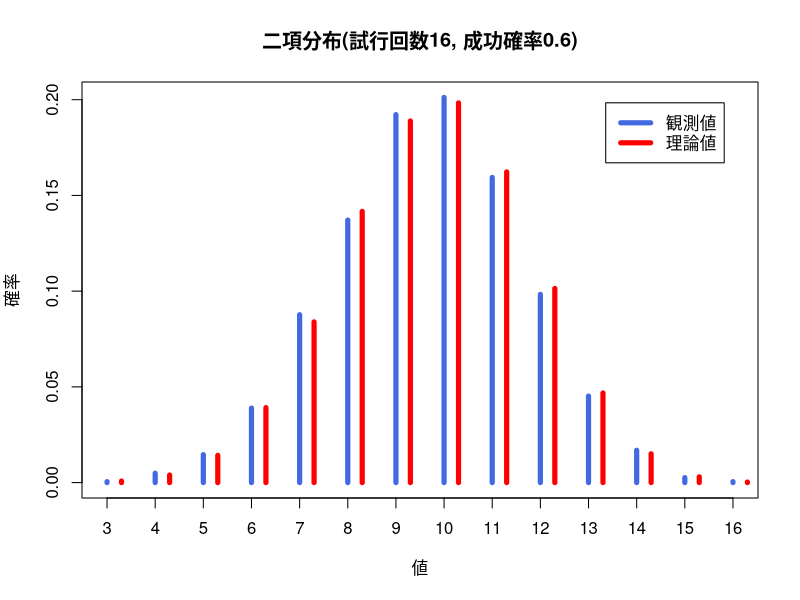
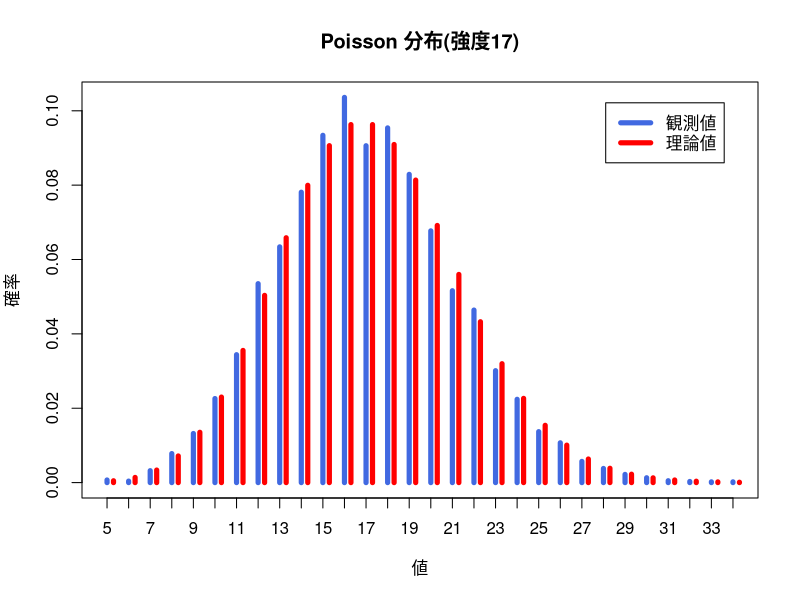
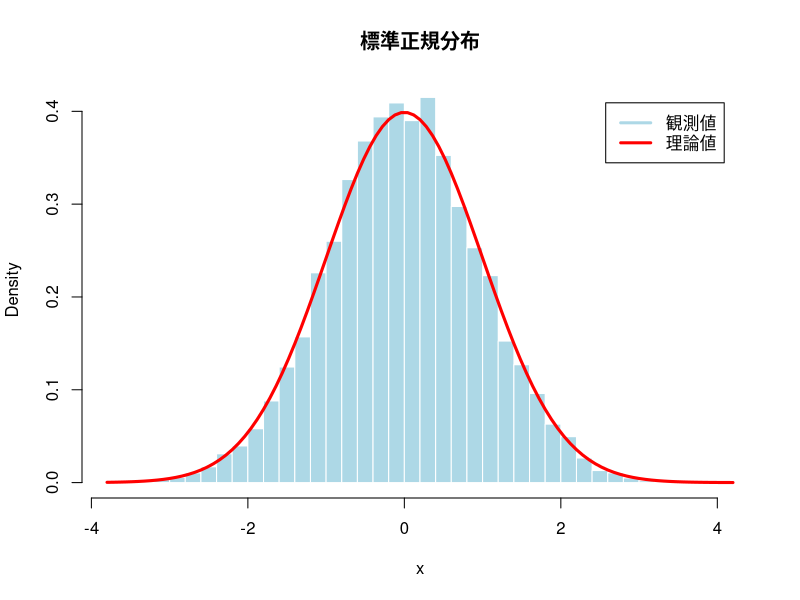
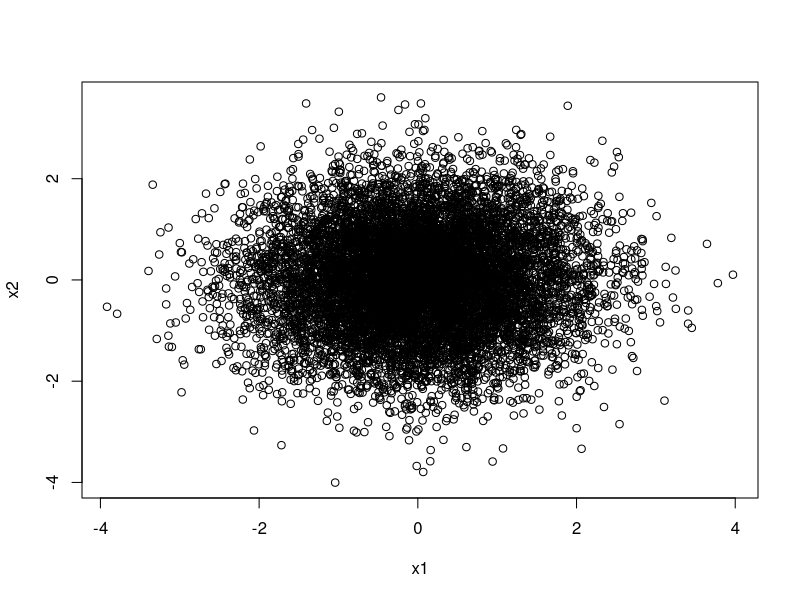
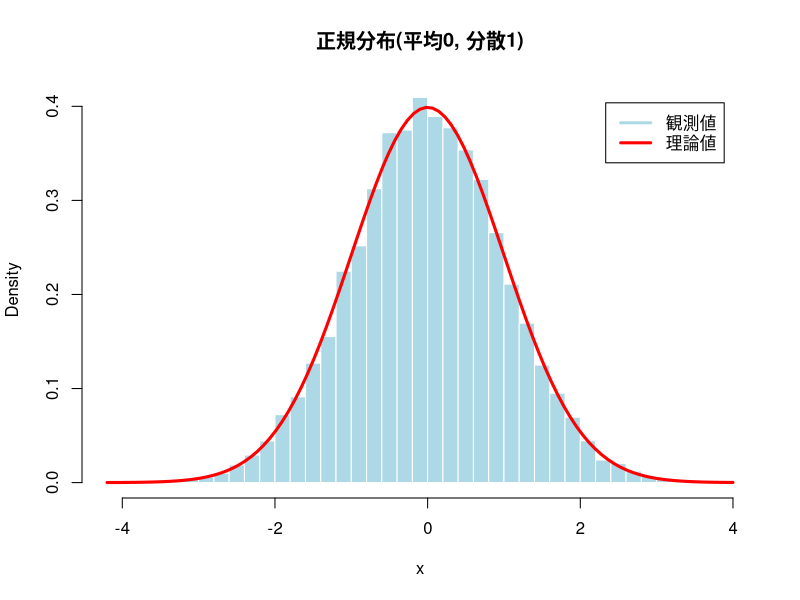
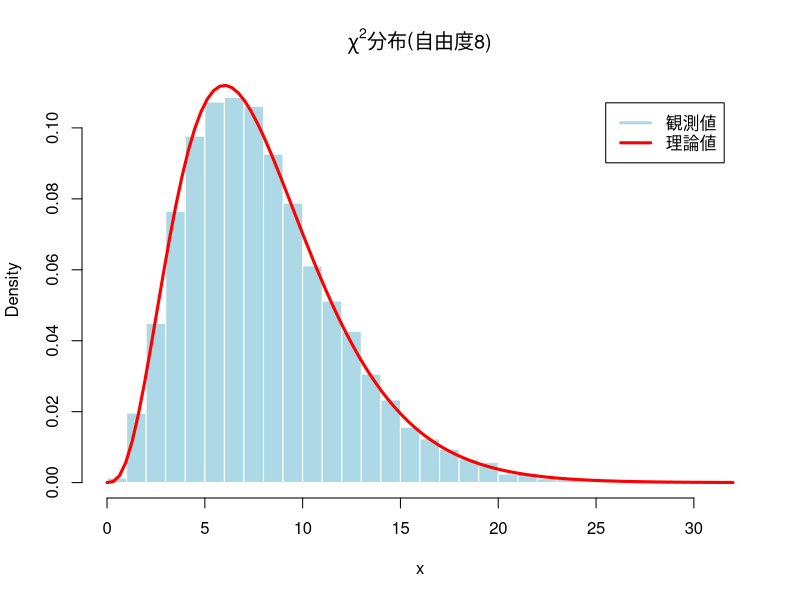
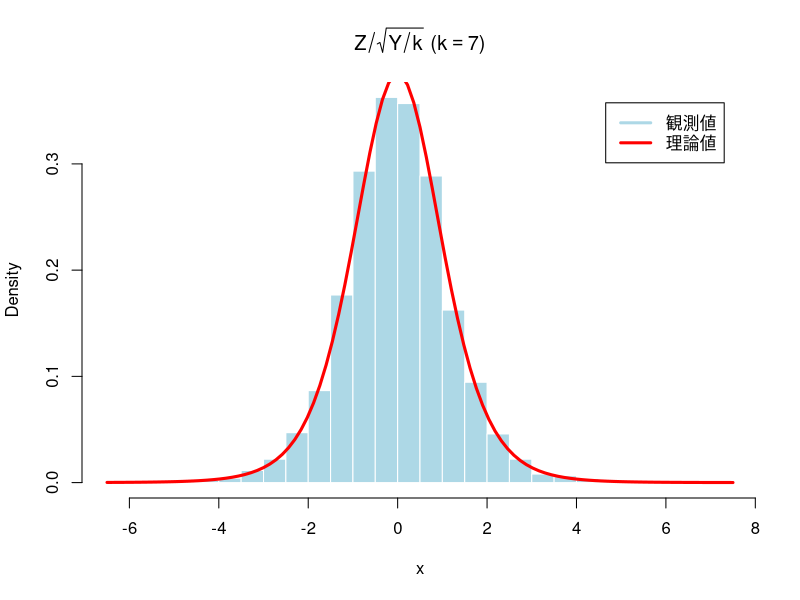
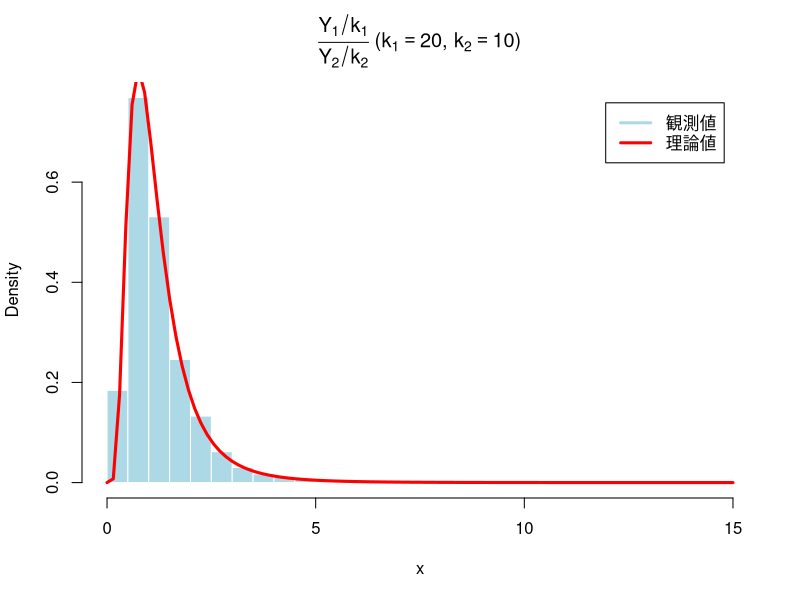

R code for these plots, in order:
### 第08回 練習問題解答例

### 離散一様分布で用いた例

a <- 1:6 # サンプリング対象の集合をベクトルとして定義
sample(a, size=20, replace=TRUE) # 離散一様分布(20個)

### 二項分布で用いた例

rbinom(10, size=1, prob=0.2) # Bernoulli分布(10個)
rbinom(20, size=5, prob=0.6) # 二項分布(20個)

### 練習問題 二項分布
mc <- 10000 # 実験回数を指定
n <- 16 
p <- 0.6
myRandom <- function(){ # Bernolli分布をm個生成して合計
  sum(rbinom(n, size=1, prob=p))}
myData <- replicate(mc, myRandom())
myTable <- table(myData)/mc # 出現確率ごとの表(度数分布表)を作成
if(Sys.info()["sysname"]=="Darwin"){par(family="HiraginoSans-W4")}
plot(myTable, type="h", lwd=5, col="royalblue",
     xlab="値", ylab="確率",
     main=paste0("二項分布(試行回数", n, ", 成功確率", p, ")"))
myRange <- min(myData):max(myData) # 範囲を取得
lines(myRange + 0.3, dbinom(myRange, size=n, prob=p),
      type="h", col="red", lwd=5) # 理論上の出現確率
legend("topright", inset=0.05, legend=c("観測値", "理論値"), 
       col=c("royalblue", "red"), lwd=5) # 凡例を作成

### Poisson 分布で用いた例

rpois(15, lambda=1) # 強度1の Poisson 分布(15個)
rpois(15, lambda=10) # 強度10の Poisson 分布(15個)

### 練習問題 Poisson 分布
mc <- 10000 
lambda1 <- 5
lambda2 <- 12
myRandom <- function(){ # 2つの Poisson 分布の和
  rpois(1, lambda=lambda1)+rpois(1, lambda=lambda2)}
myData <- replicate(mc, myRandom())
myTable <- table(myData)/mc 
if(Sys.info()["sysname"]=="Darwin"){par(family="HiraginoSans-W4")}
plot(myTable, type="h", lwd=5, col="royalblue",
     xlab="値", ylab="確率",
     main=paste0("Poisson 分布(強度", lambda1+lambda2, ")"))
myRange <- min(myData):max(myData) 
lines(myRange + 0.3,
      dpois(myRange, lambda=lambda1+lambda2), 
      type="h", col="red", lwd=5) # 理論上の出現確率
legend("topright", inset=0.05, legend=c("観測値", "理論値"), 
       col=c("royalblue", "red"), lwd=5)

### 幾何分布で用いた例

rgeom(15, prob=0.1) # 成功確率0.1の幾何分布(15個)

### 一様分布で用いた例

runif(8) # 区間(0,1)上の一様乱数(8個)
runif(8,min=-1,max=1) # 区間(-1,1)上の一様乱数(8個)

### 正規分布で用いた例

rnorm(8) # 標準正規乱数(8個)
rnorm(8,mean=1,sd=2) # 平均1分散4=2^2の正規乱数

### 練習問題 正規分布
mc <- 10000 # 実験回数を指定
myRandom <- function(){ # 一方の分布を確認する
  u1 <- runif(1)
  u2 <- runif(1)
  return(sqrt(-2*log(u1))*cos(2*pi*u2))}
myData <- replicate(mc, myRandom()) # Monte-Carlo実験
if(Sys.info()["sysname"]=="Darwin"){par(family="HiraginoSans-W4")}
hist(myData, freq=FALSE, breaks=40,
     col="lightblue", border="white", 
     xlab="x", main=paste0("標準正規分布")) # ヒストグラム(密度表示)
curve(dnorm(x, mean=0, sd=1), add=TRUE, 
      col="red", lwd=3) # 理論上の確率密度関数
legend("topright", inset=0.05, legend=c("観測値", "理論値"), 
       col=c("lightblue", "red"), lwd=3) # 凡例を作成
## Box-Muller法で作られる2つの確率変数の関係を調べる
boxmuller <- function(){
  u1 <- runif(1)
  u2 <- runif(1)
  x1 <- sqrt(-2*log(u1))*cos(2*pi*u2)
  x2 <- sqrt(-2*log(u1))*sin(2*pi*u2)
  return(c(x1,x2))
}
x <- replicate(mc, boxmuller()) # 2行xmc列の行列が得られる
if(Sys.info()["sysname"]=="Darwin"){par(family="HiraginoSans-W4")}
plot(x[1,],x[2,],xlab="x1",ylab="x2") # 散布図を描く
## 以下では同じ分布なのでx1,x2はまとめて計算
mu <- round(mean(x),2)
sigma <- round(sd(x),2)
hist(x, freq=FALSE, breaks=40, col="lightblue", border="white",
     main=paste0("正規分布(平均", mu, ", 分散", sigma^2, ")")) # ヒストグラム(密度表示)
curve(dnorm(x, mean=mu, sd=sigma), add=TRUE, 
      col="red", lwd=3) # 理論上の確率密度関数
legend("topright", inset=0.05, legend=c("観測値", "理論値"), 
       col=c("lightblue", "red"), lwd=3) # 凡例を作成

### ガンマ分布で用いた例

rgamma(8, shape=3, rate=1) # ガンマ分布(8個)
rgamma(8, shape=1, rate=3) # 異なるパラメタのガンマ分布(8個)

rexp(8) # レート1の指数分布(8個)
rexp(8, rate=0.5) # レート0.5の指数分布(8個)

rchisq(8, df=1) # 自由度1のカイ二乗分布(8個)
rchisq(8, df=4) # 自由度4のカイ二乗分布(8個)

### 練習問題 カイ二乗分布
mc <- 10000 # 実験回数を指定
k <- 8 # 自由度を設定
myRandom <- function(){ 
  sum(rnorm(k)^2)} # k個の標準正規乱数の二乗和
myData <- replicate(mc, myRandom()) # Monte-Carlo実験
if(Sys.info()["sysname"]=="Darwin"){par(family="HiraginoSans-W4")}
hist(myData, freq=FALSE, breaks=25,
     col="lightblue", border="white", 
     xlab="x", main=bquote(paste(chi^2,"分布(自由度",.(k),")"))) 
curve(dchisq(x, k), # 理論曲線(確率密度)
      add=TRUE, col="red", lwd=3) 
legend("topright", inset=0.05, legend=c("観測値", "理論値"), 
       col=c("lightblue", "red"), lwd=3)

### t-分布で用いた例

rt(8, df=1) # 自由度1のt分布(8個)
rt(8, df=4) # 自由度4のt分布(8個)

### 練習問題 t分布
mc <- 10000 # 実験回数を指定
k <- 7
myRandom <- function(){ 
  y <- rchisq(1, df=k) # 自由度kのカイ2乗分布
  ## y <- sum(rnorm(k)^2) # 正規乱数を用いてもよい
  z <- rnorm(1) # 標準正規乱数
  return(z/sqrt(y/k))}
myData <- replicate(mc, myRandom()) # Monte-Carlo実験
if(Sys.info()["sysname"]=="Darwin"){par(family="HiraginoSans-W4")}
hist(myData, freq=FALSE, breaks=40,
     col="lightblue", border="white",  
     xlab="x", main=bquote(paste(Z/sqrt(Y/k)," (",k==.(k),")")))
curve(dt(x, df=k), # 確率密度関数(理論)
      add=TRUE, col="red", lwd=3) 
legend("topright", inset=0.05, legend=c("観測値", "理論値"), 
       col=c("lightblue", "red"), lwd=3)

### F-分布で用いた例

rf(10, df1=4, df2=7) # 自由度4,7のF分布(10個)
rf(10, df1=7, df2=12) # 自由度7,12のF分布(10個)

### 練習問題 F分布
mc <- 10000 # 実験回数を指定
k1 <- 20
k2 <- 10
myRandom <- function(){ 
  y1 <- rchisq(1, df=k1) # 自由度20のカイ二乗分布
  y2 <- rchisq(1, df=k2) # 自由度10のカイ二乗分布
  ## y1 <- sum(rnorm(k1)^2) # 正規乱数を用いてもよい
  ## y2 <- sum(rnorm(k2)^2) 
  return((y1/k1)/(y2/k2))}
myData <- replicate(mc, myRandom()) # Monte-Carlo実験
if(Sys.info()["sysname"]=="Darwin"){par(family="HiraginoSans-W4")}
hist(myData, freq=FALSE, breaks=40,
     col="lightblue", border="white",
     xlab="x",
     main=bquote(paste(frac(Y[1]/k[1],Y[2]/k[2]),
                       " (",k[1]==.(k1),
                       ", ",k[2]==.(k2),")"))) 
curve(df(x, df1=k1, df2=k2), # 確率密度関数(理論)
      add=TRUE, col="red", lwd=3) 
legend("topright", inset=0.05, legend=c("観測値", "理論値"), 
       col=c("lightblue", "red"), lwd=3)
